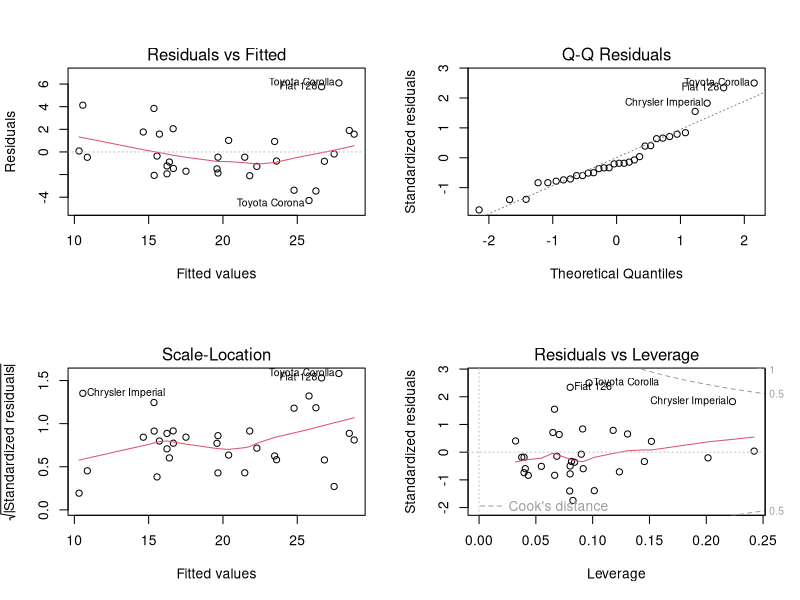
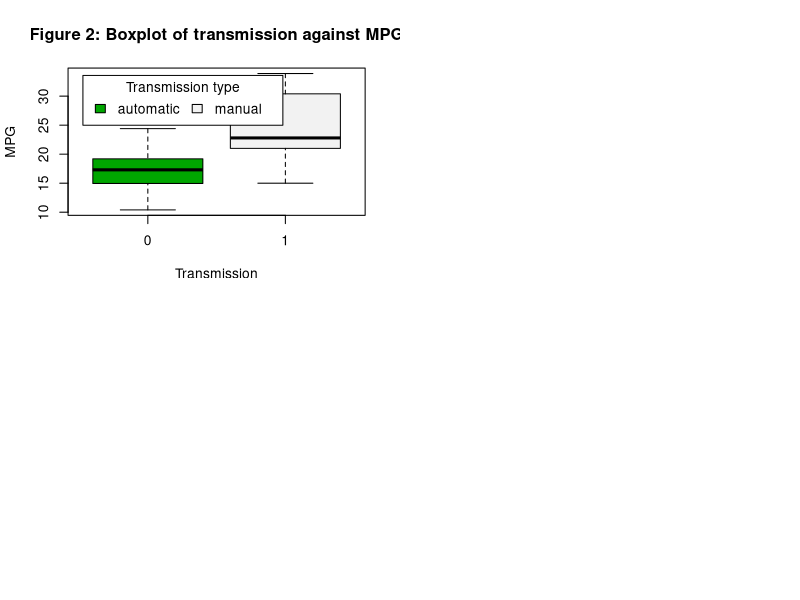

R code for these plots, in order:
## ---- chunk 1
data(mtcars)
fit3 <- lm(mpg ~ cyl + wt, data = mtcars)
fit7 <- lm(mpg ~ am, data = mtcars)
fit8 <- lm(mpg ~ cyl + wt + am, data=mtcars)
## ---- chunk 2
library(xtable)
print(xtable(fit3), type="html")
## ---- chunk 3
fit7 <- lm(mpg ~ am, data = mtcars)
print(xtable(fit7), type="html")
## ---- chunk 4
print(xtable(fit8), type="html")
## ---- chunk 5
nd1 = data.frame(wt = mean(mtcars$wt), cyl = mean(mtcars$cyl), am=0)
nd2 = data.frame(wt = mean(mtcars$wt), cyl = mean(mtcars$cyl), am=1)
predict(fit3, newdata = nd1, level=0.95, interval="confidence")
## ---- chunk 6
predict(fit8, newdata = nd1, level=0.95, interval="confidence")
predict(fit8, newdata = nd2, level=0.95, interval="confidence")
## ---- chunk 7
data(mtcars)
options(contrasts=c("contr.sum", "contr.poly"))
aov.1 <- aov(mpg ~ ., data=mtcars)
library(xtable)
print(xtable(aov.1), type="html")
## ---- chunk 8
c <- cor(mtcars)
c[upper.tri(c)] <- NA
print(xtable(c), type="html")
## ---- chunk 9
fit1 <- lm(mpg ~ cyl, data=mtcars)
fit2 <- lm(mpg ~ wt, data = mtcars)
fit3 <- lm(mpg ~ cyl + wt, data = mtcars)
fit4 <- lm(mpg ~ disp, data = mtcars)
fit5 <- lm(mpg ~ disp + cyl, data = mtcars)
fit6 <- lm(mpg ~ disp + cyl + wt, data = mtcars)
## ---- chunk 10
par(mfrow=c(2,2)) 
plot(fit3)
## ---- chunk 11
boxplot(mpg ~ am, data=mtcars, xlab = "Transmission", ylab = "MPG", col=terrain.colors(2))
title(main = "Figure 2: Boxplot of transmission against MPG")
legend("topleft", inset=.05, title="Transmission type", c("automatic", "manual"), fill=terrain.colors(2), horiz=TRUE)
## ---- chunk 12
fit7 <- lm(mpg ~ am, data = mtcars)
print(xtable(fit7), type="html")
## ---- chunk 13
fit8 <- lm(mpg ~ cyl + wt + am, data=mtcars)
print(xtable(fit8), type="html")
